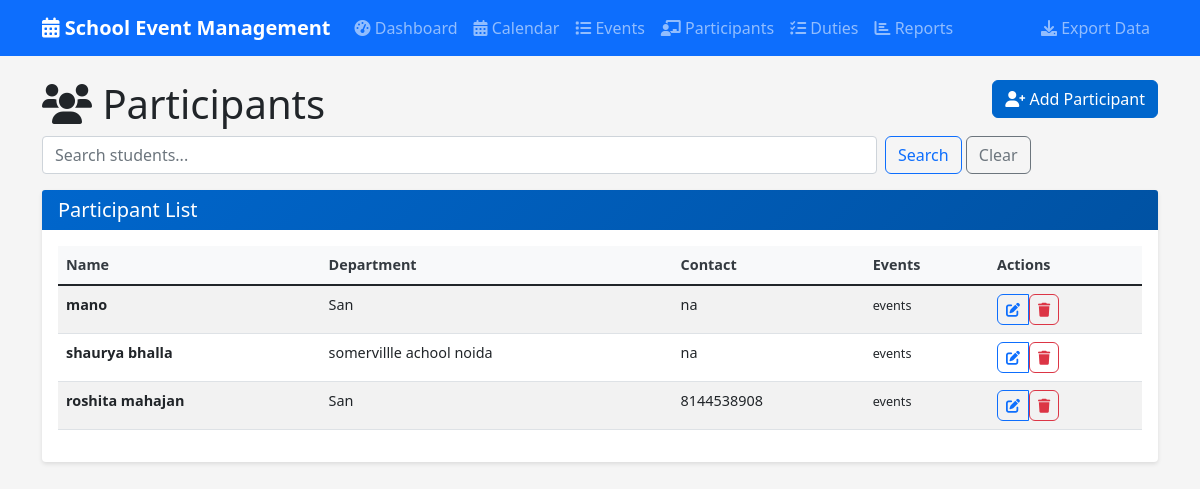
Page /participants on the earlier database version.
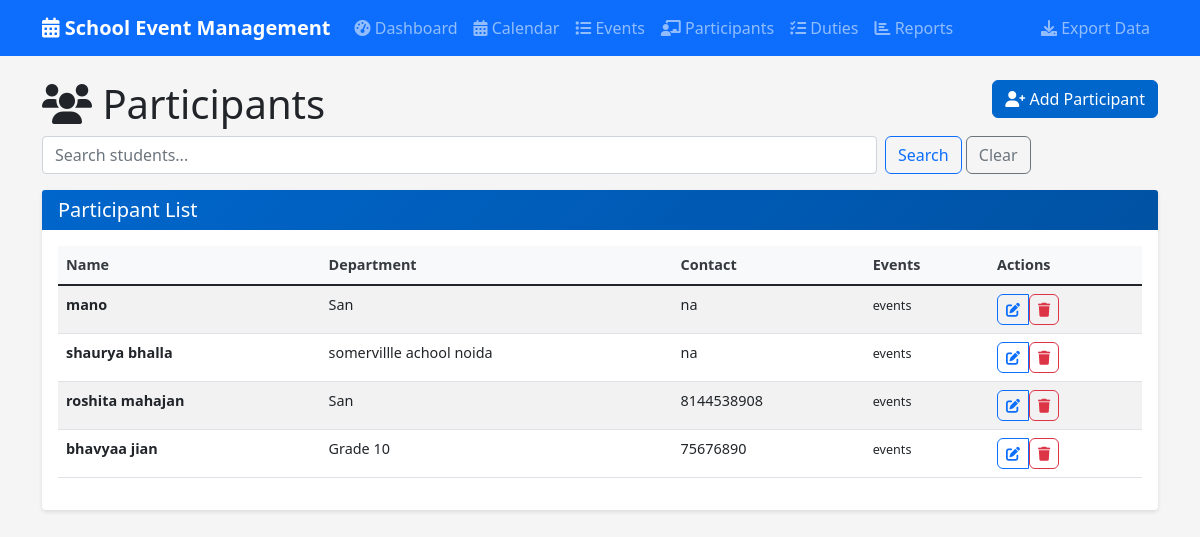
Same page on the later database version.
### tables this page shows
CREATE TABLE participants (
            id INTEGER PRIMARY KEY AUTOINCREMENT,
            name TEXT NOT NULL,
            type TEXT NOT NULL CHECK (type IN ('student', 'teacher')),
            class_dept TEXT NOT NULL,
            contact TEXT,
            emergency_contact TEXT,
            created_at TIMESTAMP DEFAULT CURRENT_TIMESTAMP
        );

### app.py (the view)
@app.route('/participants')
def participants():
    conn = get_db_connection()
    search = request.args.get('search', '')
    query = 'SELECT * FROM participants WHERE type = "student"'
    params = []
    if search:
        query += ' AND (name LIKE ? OR class_dept LIKE ?)'
        params.extend([f'%{search}%', f'%{search}%'])
    participants = conn.execute(query, params).fetchall()
    conn.close()
    return render_template('participants.html', participants=participants, search=search)

### app.py (called while the page is built)
def get_db_connection():
    conn = sqlite3.connect('events.db')
    conn.row_factory = sqlite3.Row
    return conn

### templates/participants.html (shortened to what the changed rows need)
{% extends "base.html" %}
{% block content %}
<div class="row">
    <div class="col-md-6">
        <h1><i class="fas fa-users"></i> Participants</h1>
    </div>
</div>
<div class="row">
    <div class="col-12">
        <div class="card">
            <div class="card-body">
                {% if participants %}
                    <div class="table-responsive">
                        <table class="table table-striped table-hover">
                            <thead>
                                <tr>
                                    <th>Name</th>
                                    <th>Department</th>
                                    <th>Contact</th>
                                    <th>Events</th>
                                    <th>Actions</th>
                                </tr>
                            </thead>
                            <tbody>
                                {% for participant in participants %}
                                    <tr>
                                        <td>
                                            <strong>{{ participant.name }}</strong>
                                        </td>
                                        <td>
                                            {{ participant.class_dept }}
                                        </td>
                                        <td>
                                            {{ participant.contact }}
                                        </td>
                                        <td>
                                            <small>{{ participant.events_count }} events</small>
                                        </td>
                                        <td>
                                            <div class="btn-group" role="group">
                                                <a href="{{ url_for('edit_participant', id=participant.id) }}"
                                                   class="btn btn-sm btn-outline-primary">
                                                    <i class="fas fa-edit"></i>
                                                </a>
                                                <form method="POST"
                                                      action="{{ url_for('delete_participant', id=participant.id) }}"
                                                      style="display: inline;">
                                                    <button type="submit"
                                                            class="btn btn-sm btn-outline-danger"
                                                            onclick="return confirm('Are you sure you want to delete this participant?')">
                                                        <i class="fas fa-trash"></i>
                                                    </button>
                                                </form>
                                            </div>
                                        </td>
                                    </tr>
                                {% endfor %}
                            </tbody>
                        </table>
                    </div>
                {% else %}
                    <div class="alert alert-info">
                        <i class="fas fa-info-circle"></i> No participants found.
                    </div>
                {% endif %}
            </div>
        </div>
    </div>
</div>
{% endblock %}

Differences in the rows shown:
added participants: name "bhavyaa jian", class_dept "Grade 10", contact "75676890"
